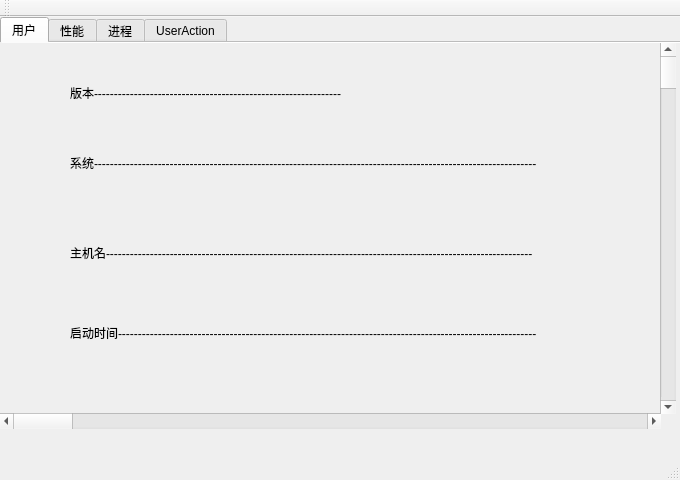
<?xml version="1.0" encoding="UTF-8"?>
<ui version="4.0">
 <class>MainWindow</class>
 <widget class="QMainWindow" name="MainWindow">
  <property name="geometry">
   <rect>
    <x>0</x>
    <y>0</y>
    <width>680</width>
    <height>480</height>
   </rect>
  </property>
  <property name="windowTitle">
   <string>MainWindow</string>
  </property>
  <widget class="QWidget" name="centralWidget">
   <widget class="QTabWidget" name="tabWidget">
    <property name="geometry">
     <rect>
      <x>0</x>
      <y>0</y>
      <width>681</width>
      <height>451</height>
     </rect>
    </property>
    <property name="maximumSize">
     <size>
      <width>16777215</width>
      <height>16777215</height>
     </size>
    </property>
    <property name="styleSheet">
     <string notr="true"/>
    </property>
    <property name="tabPosition">
     <enum>QTabWidget::North</enum>
    </property>
    <property name="tabShape">
     <enum>QTabWidget::Rounded</enum>
    </property>
    <property name="currentIndex">
     <number>0</number>
    </property>
    <property name="iconSize">
     <size>
      <width>64</width>
      <height>20</height>
     </size>
    </property>
    <property name="elideMode">
     <enum>Qt::ElideMiddle</enum>
    </property>
    <property name="usesScrollButtons">
     <bool>true</bool>
    </property>
    <property name="documentMode">
     <bool>true</bool>
    </property>
    <property name="tabsClosable">
     <bool>false</bool>
    </property>
    <property name="movable">
     <bool>false</bool>
    </property>
    <property name="tabBarAutoHide">
     <bool>false</bool>
    </property>
    <widget class="QWidget" name="tab_userinfo">
     <attribute name="title">
      <string>用户</string>
     </attribute>
     <widget class="QScrollBar" name="horizontalScrollBar">
      <property name="geometry">
       <rect>
        <x>0</x>
        <y>370</y>
        <width>661</width>
        <height>16</height>
       </rect>
      </property>
      <property name="orientation">
       <enum>Qt::Horizontal</enum>
      </property>
     </widget>
     <widget class="QScrollBar" name="verticalScrollBar">
      <property name="geometry">
       <rect>
        <x>660</x>
        <y>0</y>
        <width>16</width>
        <height>371</height>
       </rect>
      </property>
      <property name="orientation">
       <enum>Qt::Vertical</enum>
      </property>
     </widget>
     <widget class="QLabel" name="label_1">
      <property name="geometry">
       <rect>
        <x>70</x>
        <y>280</y>
        <width>531</width>
        <height>20</height>
       </rect>
      </property>
      <property name="text">
       <string>启动时间---------------------------------------------------------------------------------------------------------</string>
      </property>
     </widget>
     <widget class="QLabel" name="host_Label">
      <property name="geometry">
       <rect>
        <x>140</x>
        <y>240</y>
        <width>341</width>
        <height>17</height>
       </rect>
      </property>
      <property name="text">
       <string/>
      </property>
     </widget>
     <widget class="QLabel" name="label_2">
      <property name="geometry">
       <rect>
        <x>70</x>
        <y>200</y>
        <width>531</width>
        <height>20</height>
       </rect>
      </property>
      <property name="text">
       <string>主机名-----------------------------------------------------------------------------------------------------------</string>
      </property>
     </widget>
     <widget class="QLabel" name="label_3">
      <property name="geometry">
       <rect>
        <x>70</x>
        <y>40</y>
        <width>301</width>
        <height>20</height>
       </rect>
      </property>
      <property name="text">
       <string>版本--------------------------------------------------------------</string>
      </property>
     </widget>
     <widget class="QLabel" name="label_4">
      <property name="geometry">
       <rect>
        <x>70</x>
        <y>110</y>
        <width>531</width>
        <height>20</height>
       </rect>
      </property>
      <property name="text">
       <string>系统---------------------------------------------------------------------------------------------------------------</string>
      </property>
     </widget>
     <widget class="QLabel" name="label_version">
      <property name="geometry">
       <rect>
        <x>140</x>
        <y>70</y>
        <width>221</width>
        <height>17</height>
       </rect>
      </property>
      <property name="text">
       <string/>
      </property>
     </widget>
     <widget class="QLabel" name="label_cpu">
      <property name="geometry">
       <rect>
        <x>140</x>
        <y>140</y>
        <width>351</width>
        <height>17</height>
       </rect>
      </property>
      <property name="text">
       <string/>
      </property>
     </widget>
     <widget class="QLabel" name="label_memory">
      <property name="geometry">
       <rect>
        <x>140</x>
        <y>170</y>
        <width>141</width>
        <height>17</height>
       </rect>
      </property>
      <property name="text">
       <string/>
      </property>
     </widget>
     <widget class="QLabel" name="label_runtime">
      <property name="geometry">
       <rect>
        <x>140</x>
        <y>320</y>
        <width>271</width>
        <height>17</height>
       </rect>
      </property>
      <property name="text">
       <string/>
      </property>
     </widget>
     <widget class="QLabel" name="label_graph">
      <property name="geometry">
       <rect>
        <x>420</x>
        <y>10</y>
        <width>191</width>
        <height>101</height>
       </rect>
      </property>
      <property name="text">
       <string/>
      </property>
     </widget>
    </widget>
    <widget class="QWidget" name="tab_function">
     <property name="enabled">
      <bool>true</bool>
     </property>
     <attribute name="title">
      <string>性能</string>
     </attribute>
     <widget class="QScrollBar" name="horizontalScrollBar_2">
      <property name="geometry">
       <rect>
        <x>0</x>
        <y>370</y>
        <width>661</width>
        <height>16</height>
       </rect>
      </property>
      <property name="orientation">
       <enum>Qt::Horizontal</enum>
      </property>
     </widget>
     <widget class="QScrollBar" name="verticalScrollBar_2">
      <property name="geometry">
       <rect>
        <x>660</x>
        <y>0</y>
        <width>16</width>
        <height>371</height>
       </rect>
      </property>
      <property name="orientation">
       <enum>Qt::Vertical</enum>
      </property>
     </widget>
     <widget class="QProgressBar" name="progressBarCpu">
      <property name="geometry">
       <rect>
        <x>120</x>
        <y>130</y>
        <width>118</width>
        <height>23</height>
       </rect>
      </property>
      <property name="value">
       <number>24</number>
      </property>
     </widget>
     <widget class="QProgressBar" name="progressBarMem">
      <property name="geometry">
       <rect>
        <x>390</x>
        <y>130</y>
        <width>118</width>
        <height>23</height>
       </rect>
      </property>
      <property name="value">
       <number>24</number>
      </property>
     </widget>
     <widget class="QLabel" name="label">
      <property name="geometry">
       <rect>
        <x>140</x>
        <y>200</y>
        <width>65</width>
        <height>17</height>
       </rect>
      </property>
      <property name="text">
       <string>Cpu Rate</string>
      </property>
     </widget>
     <widget class="QLabel" name="label_5">
      <property name="geometry">
       <rect>
        <x>400</x>
        <y>200</y>
        <width>101</width>
        <height>17</height>
       </rect>
      </property>
      <property name="text">
       <string>Memrory Rate</string>
      </property>
     </widget>
    </widget>
    <widget class="QWidget" name="tab_pid">
     <attribute name="title">
      <string>进程</string>
     </attribute>
     <widget class="QTableWidget" name="tableWidget">
      <property name="geometry">
       <rect>
        <x>0</x>
        <y>0</y>
        <width>681</width>
        <height>381</height>
       </rect>
      </property>
      <property name="verticalScrollBarPolicy">
       <enum>Qt::ScrollBarAlwaysOn</enum>
      </property>
      <property name="horizontalScrollBarPolicy">
       <enum>Qt::ScrollBarAlwaysOn</enum>
      </property>
      <property name="columnCount">
       <number>0</number>
      </property>
      <attribute name="horizontalHeaderDefaultSectionSize">
       <number>132</number>
      </attribute>
     </widget>
    </widget>
    <widget class="QWidget" name="tab_action">
     <property name="maximumSize">
      <size>
       <width>16777214</width>
       <height>16777214</height>
      </size>
     </property>
     <property name="contextMenuPolicy">
      <enum>Qt::CustomContextMenu</enum>
     </property>
     <attribute name="title">
      <string>UserAction</string>
     </attribute>
     <widget class="QScrollBar" name="horizontalScrollBar_4">
      <property name="geometry">
       <rect>
        <x>0</x>
        <y>370</y>
        <width>661</width>
        <height>16</height>
       </rect>
      </property>
      <property name="orientation">
       <enum>Qt::Horizontal</enum>
      </property>
     </widget>
     <widget class="QScrollBar" name="verticalScrollBar_4">
      <property name="geometry">
       <rect>
        <x>660</x>
        <y>0</y>
        <width>16</width>
        <height>371</height>
       </rect>
      </property>
      <property name="orientation">
       <enum>Qt::Vertical</enum>
      </property>
     </widget>
     <widget class="QLineEdit" name="lineEdit">
      <property name="geometry">
       <rect>
        <x>120</x>
        <y>70</y>
        <width>261</width>
        <height>29</height>
       </rect>
      </property>
     </widget>
     <widget class="QPushButton" name="pushButton_cp">
      <property name="geometry">
       <rect>
        <x>450</x>
        <y>70</y>
        <width>98</width>
        <height>27</height>
       </rect>
      </property>
      <property name="text">
       <string>start</string>
      </property>
     </widget>
     <widget class="QPushButton" name="pushButton_exit">
      <property name="geometry">
       <rect>
        <x>190</x>
        <y>270</y>
        <width>291</width>
        <height>27</height>
       </rect>
      </property>
      <property name="text">
       <string>EXIT</string>
      </property>
      <property name="autoDefault">
       <bool>false</bool>
      </property>
      <property name="default">
       <bool>false</bool>
      </property>
      <property name="flat">
       <bool>false</bool>
      </property>
     </widget>
    </widget>
   </widget>
  </widget>
  <widget class="QMenuBar" name="menuBar">
   <property name="geometry">
    <rect>
     <x>0</x>
     <y>0</y>
     <width>680</width>
     <height>29</height>
    </rect>
   </property>
  </widget>
  <widget class="QToolBar" name="mainToolBar">
   <attribute name="toolBarArea">
    <enum>TopToolBarArea</enum>
   </attribute>
   <attribute name="toolBarBreak">
    <bool>false</bool>
   </attribute>
  </widget>
  <widget class="QStatusBar" name="statusBar"/>
 </widget>
 <layoutdefault spacing="6" margin="11"/>
 <resources/>
 <connections/>
</ui>
